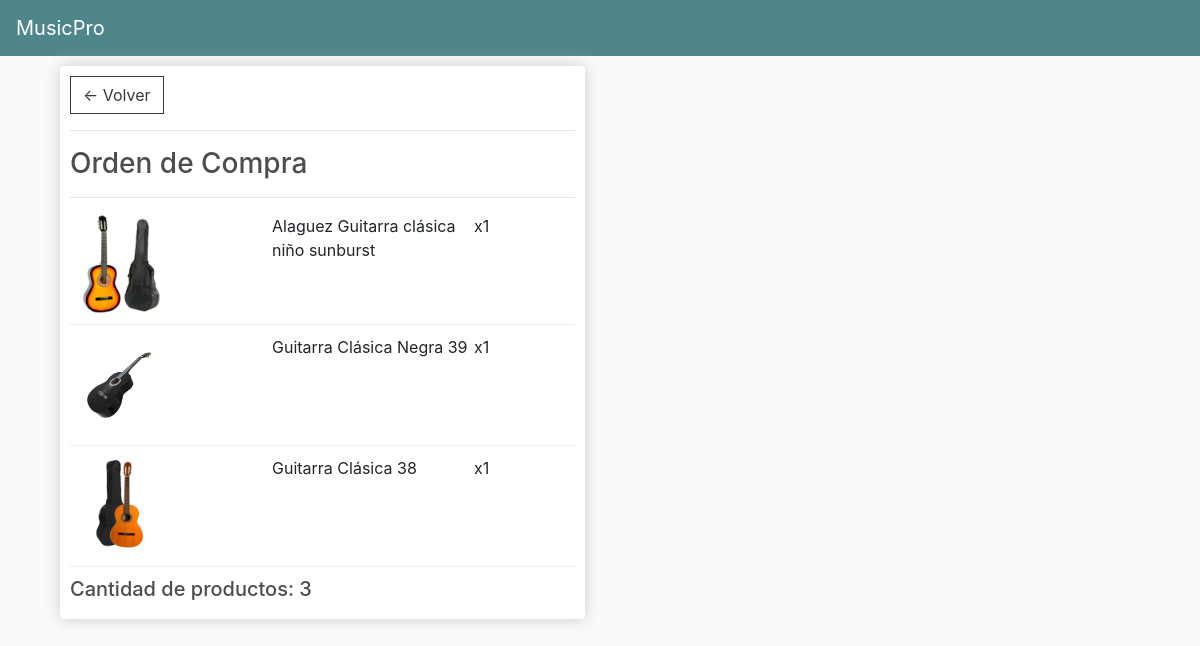
Before: /products/20/ with the older database file.
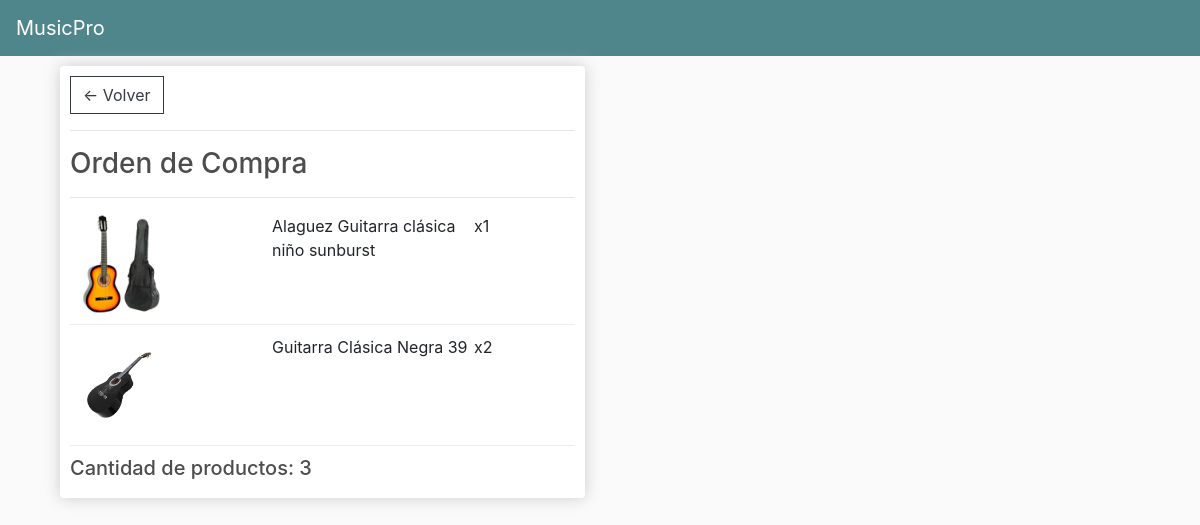
After: the same page with the newer database file.
### TiendaMPRO/models.py (models this page shows, shortened)
class ProductoPedido(models.Model):
    producto = models.ForeignKey(Producto, on_delete=models.SET_NULL, blank=True, null=True)
    orden = models.ForeignKey(OrdenDeCompra, on_delete=models.SET_NULL, blank=True, null=True)
    cantidad = models.IntegerField(default=0, null=True, blank=True)
    fecha_pedido = models.DateTimeField(auto_now_add=True)

class Producto(models.Model):
    nom_prod = models.CharField(validators=[MinLengthValidator(3)], max_length=40,verbose_name="Nombre de Producto")
    tipo_prod = models.ForeignKey(TipoProducto, on_delete=models.CASCADE)
    descripcion = models.TextField(max_length=1500,null=True,blank=True)
    precio = models.FloatField(default=0.0)
    imagen = models.ImageField(upload_to="images/producto",null=True,blank=True)
    @property
    def imageURL(self):
        try:
            url = self.imagen.url
        except:
            url = ''
        return url

class OrdenDeCompra(models.Model):
    customer = models.ForeignKey(Usuario, on_delete=models.SET_NULL, blank=True, null=True)
    date_orderd= models.DateTimeField(auto_now_add=True)
    complete = models.BooleanField(default=False, null=True, blank=False)
    retiroTienda = models.BooleanField(default=False, null=True, blank=False)
    transaction_id=  models.CharField(max_length=200, null=True)
    pagado = models.BooleanField(default=False, null=True, blank=False)
    transferencia = models.BooleanField(default=False, null=True, blank=False)
    @property
    def get_carro_productos(self):
        orderitems = self.productopedido_set.all()
        total = sum ([item.cantidad for item in orderitems])
        return total

### TiendaMPRO/views.py (the view)
# urls.py: path('products/<int:pk>/', views.detallePedido, name='detallePedido'),
def detallePedido(request, pk):
    order = OrdenDeCompra.objects.get(id = pk)
    items = order.productopedido_set.all()
    context={'items': items, 'orden' : order}
    return render (request, 'TiendaMPRO/detalleProducto.html', context)

### TiendaMPRO/templates/TiendaMPRO/detalleProducto.html
{% extends 'TiendaMPRO/main.html' %}
{% load static %}
{% block content %}
<div class="col-lg-6">
    <div class="box-element">
        <a class="btn btn-outline-dark" href="{% url 'pedidos' %}">&#x2190; Volver</a>
        <hr>
        <h3>Orden de Compra</h3>
        <hr>
        {% for item in items %}
        <div class="cart-row">
            <div style="flex:2"><img class="row-image" src="{{item.producto.imageURL}}"></div>
            <div style="flex:2">
                <p>{{item.producto.nom_prod}}</p>
            </div>
            <div style="flex:1">
                <p>x{{item.cantidad}}</p>
            </div>
        </div>
        {% endfor %}
        <h5>Cantidad de productos: {{orden.get_carro_productos|floatformat:0}}</h5>
    </div>
</div>
{% endblock %}

### TiendaMPRO/templates/TiendaMPRO/main.html (shortened to what this page needs)
<!DOCTYPE html>
{% load static %}
<html>
<head>
	<link rel="stylesheet" href="https://stackpath.bootstrapcdn.com/bootstrap/4.4.1/css/bootstrap.min.css">
	<link rel="stylesheet" type="text/css" href="{% static 'css/main.css' %}">
</head>
<body>
    <nav class="navbar navbar-expand-lg navbar-dark bg-dark">
        <a class="navbar-brand" href="{% url 'store' %}">MusicPro</a>
      </nav>
    <div class="container">
        {% block content %}
        {% endblock content %}
    </div>
</body>
</html>

### TiendaMPRO/static/css/main.css (style rules this page uses)
body { background-color: hsl(0, 0%, 98%); }
h1,h2,h3,h4,h5,h6 { color:hsl(0, 0%, 30%); }
.box-element { box-shadow:hsl(0, 0%, 80%) 0 0 16px; background-color: #fff; border-radius: 4px; padding: 10px; }
.bg-dark { background-color: #4f868c!important; }
.col-lg-4, .col-lg-6, .col-lg-8, .col-lg-12 { margin-top: 10px; }
.btn { border-radius: 0; }
.row-image { width: 100px; }
.cart-row { display: flex; align-items: flex-stretch; padding-bottom: 10px; margin-bottom: 10px; border-bottom: 1px solid #ececec; }

Changed rows visible on the page:
removed ProductoPedido: producto.imageURL (picture), producto.nom_prod "Guitarra Clásica 38", cantidad "1"
changed ProductoPedido "Guitarra Clásica Negra 39": cantidad "1" → "2"
